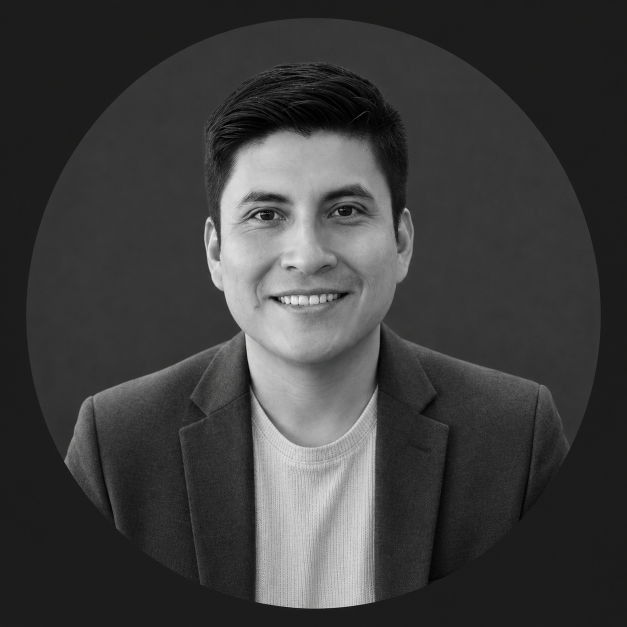
#> input picture scripts/fuente/ruben.png, 1254 x 1254 px (shown at 1/2 size); its folder holds only this picture in this run
$ python retrato.py
#> lines starting #> are read from the running program, lines starting #| are printed output that depends on the picture
# -*- coding: utf-8 -*-
"""
Prepara el retrato para la web a partir del original de scripts/fuente/.

La foto ya viene con su fondo gris oscuro resuelto, asi que aqui no se retoca
nada: no se cambian tonos ni se recorta el encuadre. Lo unico que hace falta es
tecnico.

El original trae el circulo dibujado dentro del cuadrado, con un margen oscuro
alrededor. El sitio recorta en circulo por CSS usando TODO el ancho, asi que si
se dejara ese margen apareceria un anillo oscuro rodeando la foto. Por eso se
detecta el circulo del original y se recorta justo a el.

    python scripts/retrato.py

Salen public/ruben.jpg y public/ruben.webp a 400x400 -- 5x el tamano al que se
ve en el hero, de sobra para pantallas retina. Despues hay que regenerar la
imagen de compartir, que lee ese mismo archivo:

    python scripts/og-image.py
"""
import glob
import os

import numpy as np
from PIL import Image

ROOT = os.path.dirname(os.path.dirname(os.path.abspath(__file__)))
LADO = 400          # tamano final
MARGEN = 0.012      # se recorta un pelo por dentro del circulo, para no dejar borde

fuentes = sorted(glob.glob(os.path.join(ROOT, "scripts", "fuente", "ruben.*")),
                 key=os.path.getmtime, reverse=True)
src = Image.open(fuentes[0]).convert("RGB")
#> src is the input picture: PIL image 1254x1254 RGB; mean R, G, B 61, 61, 60.8
W, H = src.size
#> W = 1254; H = 1254
a = np.asarray(src).astype(np.float32)
lum = a[..., 0] * 0.299 + a[..., 1] * 0.587 + a[..., 2] * 0.114

# El relleno de las esquinas es mas oscuro que el fondo del retrato. La cuerda
# mas ancha de esa zona clara da el diametro del circulo.
umbral = (float(lum[2, 2]) + float(np.percentile(lum, 60))) / 2
#> umbral = 41
mejor = (0, 0, 0)
for y in range(0, H, 4):
    xs = np.nonzero(lum[y] > umbral)[0]
    if len(xs) > mejor[0]:
        mejor = (int(xs[-1] - xs[0]), int(xs[0]), int(xs[-1]))
#> this loop made 314 passes
#> mejor on passes 10 to 21: (41, 607, 648), (141, 557, 698), (194, 530, 724), (237, 509, 746), (271, 492, 763), (302, 476, 778), (331, 461, 792), (358, 448, 806), (380, 437, 817), (402, 426, 828), (423, 416, 839), (442, 406, 848)
ancho, x0, x1 = mejor
#> ancho = 1148; x0 = 52; x1 = 1200
cx, cy, r = (x0 + x1) / 2, H / 2, ancho / 2 * (1 - MARGEN)
#> cx = 626; cy = 627; r = 567.1
print(f"circulo detectado: centro ({cx:.0f}, {cy:.0f})  radio {r:.0f}  de {W}x{H}")
#| circulo detectado: centro (626, 627)  radio 567  de 1254x1254

img = src.crop((round(cx - r), round(cy - r), round(cx + r), round(cy + r)))
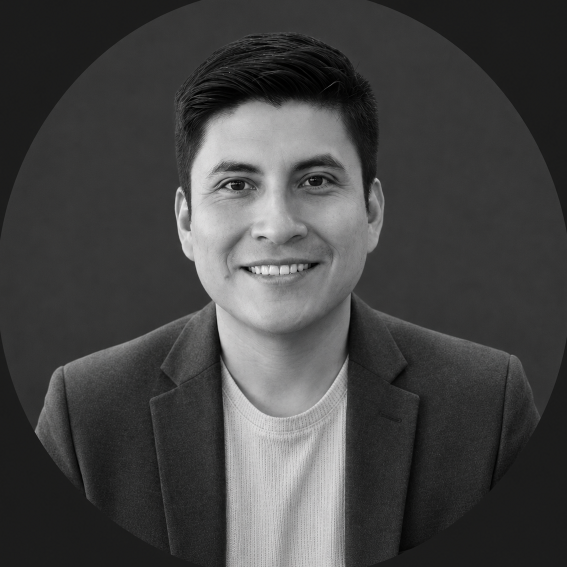
#> img: PIL image 1134x1134 RGB (shown at 1/2 size); mean R, G, B 67.9, 67.8, 67.7
img = img.resize((LADO, LADO), Image.LANCZOS)
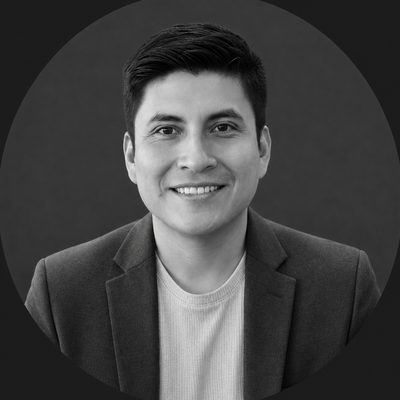
#> img: PIL image 400x400 RGB; mean R, G, B 67.9, 67.8, 67.7

img.save(os.path.join(ROOT, "public", "ruben.jpg"), "JPEG", quality=92, optimize=True)
img.save(os.path.join(ROOT, "public", "ruben.webp"), "WEBP", quality=90, method=6)
for f in ("ruben.jpg", "ruben.webp"):
    p = os.path.join(ROOT, "public", f)
    print(f"{f}  {os.path.getsize(p) / 1024:.1f} KB  {img.size[0]}x{img.size[1]}")
